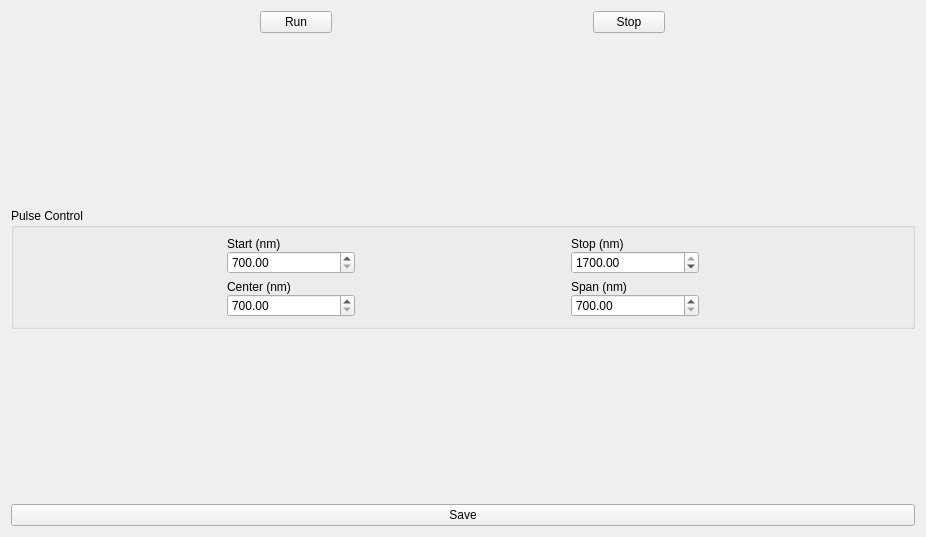
<?xml version="1.0" encoding="UTF-8"?>
<ui version="4.0">
 <class>OTDR</class>
 <widget class="QWidget" name="OTDR">
  <property name="geometry">
   <rect>
    <x>0</x>
    <y>0</y>
    <width>926</width>
    <height>537</height>
   </rect>
  </property>
  <property name="windowTitle">
   <string>OTDR - Virtual Telecom Lab</string>
  </property>
  <layout class="QGridLayout" name="gridLayout">
   <item row="0" column="0">
    <layout class="QHBoxLayout" name="horizontalLayout">
     <property name="spacing">
      <number>16</number>
     </property>
     <property name="topMargin">
      <number>0</number>
     </property>
     <item>
      <layout class="QVBoxLayout" name="verticalLayout_9">
       <property name="sizeConstraint">
        <enum>QLayout::SetMinimumSize</enum>
       </property>
       <property name="leftMargin">
        <number>0</number>
       </property>
       <item>
        <layout class="QHBoxLayout" name="horizontalLayout_2">
         <property name="spacing">
          <number>12</number>
         </property>
         <property name="sizeConstraint">
          <enum>QLayout::SetMinimumSize</enum>
         </property>
         <property name="leftMargin">
          <number>0</number>
         </property>
         <property name="rightMargin">
          <number>0</number>
         </property>
         <item>
          <widget class="QPushButton" name="startBut">
           <property name="sizePolicy">
            <sizepolicy hsizetype="Minimum" vsizetype="Fixed">
             <horstretch>0</horstretch>
             <verstretch>0</verstretch>
            </sizepolicy>
           </property>
           <property name="minimumSize">
            <size>
             <width>0</width>
             <height>0</height>
            </size>
           </property>
           <property name="maximumSize">
            <size>
             <width>72</width>
             <height>16777215</height>
            </size>
           </property>
           <property name="text">
            <string>Run</string>
           </property>
          </widget>
         </item>
         <item>
          <widget class="QPushButton" name="stopBut">
           <property name="sizePolicy">
            <sizepolicy hsizetype="Minimum" vsizetype="Fixed">
             <horstretch>0</horstretch>
             <verstretch>0</verstretch>
            </sizepolicy>
           </property>
           <property name="minimumSize">
            <size>
             <width>0</width>
             <height>0</height>
            </size>
           </property>
           <property name="maximumSize">
            <size>
             <width>72</width>
             <height>16777215</height>
            </size>
           </property>
           <property name="text">
            <string>Stop</string>
           </property>
          </widget>
         </item>
        </layout>
       </item>
       <item>
        <spacer name="verticalSpacer_9">
         <property name="orientation">
          <enum>Qt::Vertical</enum>
         </property>
         <property name="sizeHint" stdset="0">
          <size>
           <width>20</width>
           <height>40</height>
          </size>
         </property>
        </spacer>
       </item>
       <item>
        <widget class="QGroupBox" name="groupBox">
         <property name="sizePolicy">
          <sizepolicy hsizetype="Minimum" vsizetype="Preferred">
           <horstretch>0</horstretch>
           <verstretch>0</verstretch>
          </sizepolicy>
         </property>
         <property name="title">
          <string>Pulse Control</string>
         </property>
         <layout class="QGridLayout" name="gridLayout_2">
          <property name="horizontalSpacing">
           <number>12</number>
          </property>
          <property name="verticalSpacing">
           <number>6</number>
          </property>
          <item row="0" column="1">
           <layout class="QVBoxLayout" name="verticalLayout_8">
            <property name="topMargin">
             <number>0</number>
            </property>
            <item>
             <widget class="QLabel" name="label_2">
              <property name="maximumSize">
               <size>
                <width>128</width>
                <height>16777215</height>
               </size>
              </property>
              <property name="text">
               <string>Stop (nm)</string>
              </property>
              <property name="alignment">
               <set>Qt::AlignLeading|Qt::AlignLeft|Qt::AlignVCenter</set>
              </property>
             </widget>
            </item>
            <item>
             <widget class="QDoubleSpinBox" name="stopSpin">
              <property name="maximumSize">
               <size>
                <width>128</width>
                <height>16777215</height>
               </size>
              </property>
              <property name="keyboardTracking">
               <bool>false</bool>
              </property>
              <property name="decimals">
               <number>2</number>
              </property>
              <property name="minimum">
               <double>700.000000000000000</double>
              </property>
              <property name="maximum">
               <double>1700.000000000000000</double>
              </property>
              <property name="value">
               <double>1700.000000000000000</double>
              </property>
             </widget>
            </item>
           </layout>
          </item>
          <item row="0" column="0">
           <layout class="QVBoxLayout" name="verticalLayout_7">
            <item>
             <widget class="QLabel" name="label">
              <property name="maximumSize">
               <size>
                <width>128</width>
                <height>16777215</height>
               </size>
              </property>
              <property name="text">
               <string>Start (nm)</string>
              </property>
              <property name="alignment">
               <set>Qt::AlignLeading|Qt::AlignLeft|Qt::AlignVCenter</set>
              </property>
             </widget>
            </item>
            <item>
             <widget class="QDoubleSpinBox" name="startSpin">
              <property name="maximumSize">
               <size>
                <width>128</width>
                <height>16777215</height>
               </size>
              </property>
              <property name="keyboardTracking">
               <bool>false</bool>
              </property>
              <property name="decimals">
               <number>2</number>
              </property>
              <property name="minimum">
               <double>700.000000000000000</double>
              </property>
              <property name="maximum">
               <double>1700.000000000000000</double>
              </property>
             </widget>
            </item>
           </layout>
          </item>
          <item row="3" column="1">
           <layout class="QVBoxLayout" name="verticalLayout_11">
            <property name="topMargin">
             <number>0</number>
            </property>
            <item>
             <widget class="QLabel" name="label_4">
              <property name="maximumSize">
               <size>
                <width>128</width>
                <height>16777215</height>
               </size>
              </property>
              <property name="text">
               <string>Span (nm)</string>
              </property>
              <property name="alignment">
               <set>Qt::AlignLeading|Qt::AlignLeft|Qt::AlignVCenter</set>
              </property>
             </widget>
            </item>
            <item>
             <widget class="QDoubleSpinBox" name="spanSpin">
              <property name="maximumSize">
               <size>
                <width>128</width>
                <height>16777215</height>
               </size>
              </property>
              <property name="keyboardTracking">
               <bool>false</bool>
              </property>
              <property name="decimals">
               <number>2</number>
              </property>
              <property name="minimum">
               <double>700.000000000000000</double>
              </property>
              <property name="maximum">
               <double>20000.000000000000000</double>
              </property>
              <property name="value">
               <double>700.000000000000000</double>
              </property>
             </widget>
            </item>
           </layout>
          </item>
          <item row="3" column="0">
           <layout class="QVBoxLayout" name="verticalLayout_10">
            <item>
             <widget class="QLabel" name="label_3">
              <property name="maximumSize">
               <size>
                <width>128</width>
                <height>16777215</height>
               </size>
              </property>
              <property name="text">
               <string>Center (nm)</string>
              </property>
              <property name="alignment">
               <set>Qt::AlignLeading|Qt::AlignLeft|Qt::AlignVCenter</set>
              </property>
             </widget>
            </item>
            <item>
             <widget class="QDoubleSpinBox" name="centerSpin">
              <property name="maximumSize">
               <size>
                <width>128</width>
                <height>16777215</height>
               </size>
              </property>
              <property name="keyboardTracking">
               <bool>false</bool>
              </property>
              <property name="decimals">
               <number>2</number>
              </property>
              <property name="minimum">
               <double>700.000000000000000</double>
              </property>
              <property name="maximum">
               <double>1700.000000000000000</double>
              </property>
              <property name="value">
               <double>700.000000000000000</double>
              </property>
             </widget>
            </item>
           </layout>
          </item>
         </layout>
        </widget>
       </item>
       <item>
        <spacer name="verticalSpacer_10">
         <property name="orientation">
          <enum>Qt::Vertical</enum>
         </property>
         <property name="sizeHint" stdset="0">
          <size>
           <width>20</width>
           <height>40</height>
          </size>
         </property>
        </spacer>
       </item>
       <item>
        <widget class="QPushButton" name="saveBut">
         <property name="maximumSize">
          <size>
           <width>2560</width>
           <height>16777215</height>
          </size>
         </property>
         <property name="text">
          <string>Save</string>
         </property>
        </widget>
       </item>
      </layout>
     </item>
     <item>
      <layout class="QGridLayout" name="graphHolder">
       <property name="sizeConstraint">
        <enum>QLayout::SetMaximumSize</enum>
       </property>
      </layout>
     </item>
    </layout>
   </item>
  </layout>
 </widget>
 <resources/>
 <connections/>
</ui>
